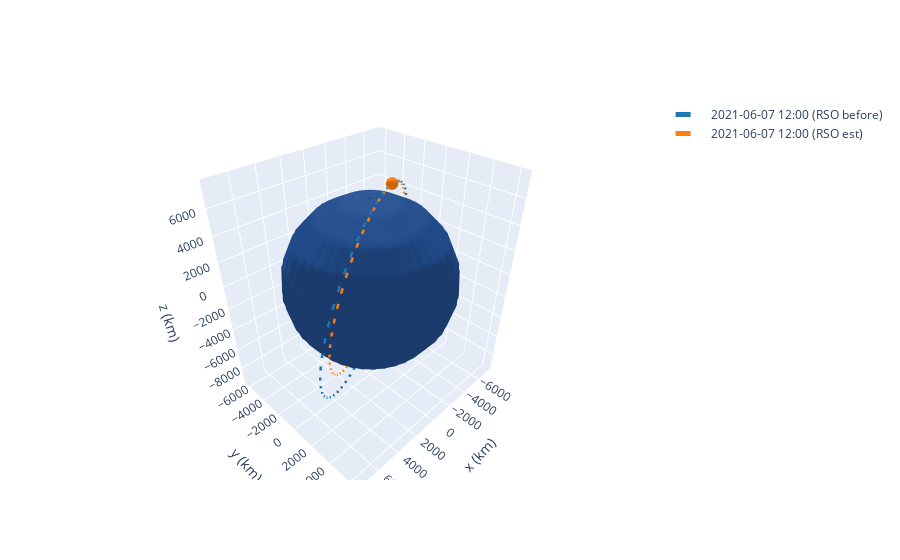

Here is the notebook cell this chart was saved with:
### Markdown cell above
# Using Scipy optimize

### Code cell
Z = np.zeros(6)
Z[0:3] = collision.sat.r.value
Z[3:6] = collision.delta_v_sat.value + 0.1*np.random.randn(3)
np.set_printoptions(precision=3)

con1 = {'type': 'ineq', 'fun': mass_constraint1}
con2 = {'type': 'ineq', 'fun': mass_constraint2}
con3 = {'type': 'ineq', 'fun': velocity_constraint}
cons = ([con1, con2, con3])
X0 = np.zeros([7,1])
X0[0:3] = np.reshape(collision.sat.r.value, (3,1))
X0[3:6] = np.reshape(collision.sat.v.value, (3,1))
X0[6] = 0.01

solution = minimize(objective, X0, args = (Z, collision), method='SLSQP', constraints= cons)
print('solution:\n', solution.x)
print("postion error:", rso_bc.r.value - solution.x[0:3])
print("velocity error:", rso_bc.v.value - solution.x[3:6])

rso_estimate = Orbit.from_vectors(Earth, solution.x[0:3]*u.km, solution.x[3:6]*u.km/u.s, active_sat_prop.epoch)
frame = OrbitPlotter3D()
frame.plot(rso_bc, label = 'RSO before')
frame.plot(rso_estimate, label = 'RSO est')
